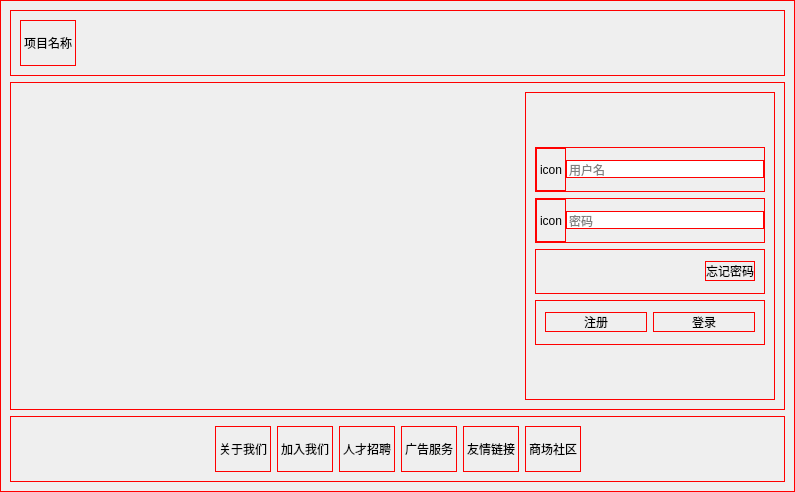
<?xml version="1.0" encoding="UTF-8"?>
<ui version="4.0">
 <class>Form</class>
 <widget class="QWidget" name="Form">
  <property name="geometry">
   <rect>
    <x>0</x>
    <y>0</y>
    <width>795</width>
    <height>492</height>
   </rect>
  </property>
  <property name="windowTitle">
   <string>Form</string>
  </property>
  <property name="styleSheet">
   <string notr="true">QWidget{
	border:1px solid red;
}</string>
  </property>
  <layout class="QHBoxLayout" name="horizontalLayout">
   <property name="spacing">
    <number>0</number>
   </property>
   <property name="leftMargin">
    <number>0</number>
   </property>
   <property name="topMargin">
    <number>0</number>
   </property>
   <property name="rightMargin">
    <number>0</number>
   </property>
   <property name="bottomMargin">
    <number>0</number>
   </property>
   <item>
    <widget class="QFrame" name="frame">
     <property name="styleSheet">
      <string notr="true"/>
     </property>
     <property name="frameShape">
      <enum>QFrame::StyledPanel</enum>
     </property>
     <property name="frameShadow">
      <enum>QFrame::Raised</enum>
     </property>
     <layout class="QVBoxLayout" name="verticalLayout" stretch="1,5,1">
      <item>
       <widget class="QFrame" name="frame_title">
        <property name="frameShape">
         <enum>QFrame::StyledPanel</enum>
        </property>
        <property name="frameShadow">
         <enum>QFrame::Raised</enum>
        </property>
        <layout class="QHBoxLayout" name="horizontalLayout_8">
         <item alignment="Qt::AlignLeft">
          <widget class="QLabel" name="label_9">
           <property name="text">
            <string>项目名称</string>
           </property>
          </widget>
         </item>
        </layout>
       </widget>
      </item>
      <item>
       <widget class="QFrame" name="frame_backgorund">
        <property name="frameShape">
         <enum>QFrame::StyledPanel</enum>
        </property>
        <property name="frameShadow">
         <enum>QFrame::Raised</enum>
        </property>
        <layout class="QHBoxLayout" name="horizontalLayout_3" stretch="2,1">
         <item alignment="Qt::AlignBottom">
          <widget class="QFrame" name="frame_blank">
           <property name="frameShape">
            <enum>QFrame::StyledPanel</enum>
           </property>
           <property name="frameShadow">
            <enum>QFrame::Raised</enum>
           </property>
          </widget>
         </item>
         <item>
          <widget class="QFrame" name="frame_login">
           <property name="frameShape">
            <enum>QFrame::StyledPanel</enum>
           </property>
           <property name="frameShadow">
            <enum>QFrame::Raised</enum>
           </property>
           <layout class="QVBoxLayout" name="verticalLayout_2" stretch="1,1,1,1,1,1">
            <item>
             <spacer name="verticalSpacer_2">
              <property name="orientation">
               <enum>Qt::Vertical</enum>
              </property>
              <property name="sizeHint" stdset="0">
               <size>
                <width>20</width>
                <height>40</height>
               </size>
              </property>
             </spacer>
            </item>
            <item>
             <widget class="QFrame" name="frame_2">
              <property name="frameShape">
               <enum>QFrame::StyledPanel</enum>
              </property>
              <property name="frameShadow">
               <enum>QFrame::Raised</enum>
              </property>
              <layout class="QHBoxLayout" name="horizontalLayout_4">
               <property name="spacing">
                <number>0</number>
               </property>
               <property name="leftMargin">
                <number>0</number>
               </property>
               <property name="topMargin">
                <number>0</number>
               </property>
               <property name="rightMargin">
                <number>0</number>
               </property>
               <property name="bottomMargin">
                <number>0</number>
               </property>
               <item>
                <widget class="QLabel" name="label_7">
                 <property name="text">
                  <string>icon</string>
                 </property>
                </widget>
               </item>
               <item>
                <widget class="QLineEdit" name="lineEdit">
                 <property name="placeholderText">
                  <string>用户名</string>
                 </property>
                </widget>
               </item>
              </layout>
             </widget>
            </item>
            <item>
             <widget class="QFrame" name="frame_3">
              <property name="frameShape">
               <enum>QFrame::StyledPanel</enum>
              </property>
              <property name="frameShadow">
               <enum>QFrame::Raised</enum>
              </property>
              <layout class="QHBoxLayout" name="horizontalLayout_5">
               <property name="spacing">
                <number>0</number>
               </property>
               <property name="leftMargin">
                <number>0</number>
               </property>
               <property name="topMargin">
                <number>0</number>
               </property>
               <property name="rightMargin">
                <number>0</number>
               </property>
               <property name="bottomMargin">
                <number>0</number>
               </property>
               <item>
                <widget class="QLabel" name="label_8">
                 <property name="text">
                  <string>icon</string>
                 </property>
                </widget>
               </item>
               <item>
                <widget class="QLineEdit" name="lineEdit_2">
                 <property name="placeholderText">
                  <string>密码</string>
                 </property>
                </widget>
               </item>
              </layout>
             </widget>
            </item>
            <item>
             <widget class="QFrame" name="frame_4">
              <property name="frameShape">
               <enum>QFrame::StyledPanel</enum>
              </property>
              <property name="frameShadow">
               <enum>QFrame::Raised</enum>
              </property>
              <layout class="QHBoxLayout" name="horizontalLayout_7">
               <item alignment="Qt::AlignRight">
                <widget class="QPushButton" name="pushButton_4">
                 <property name="text">
                  <string>忘记密码</string>
                 </property>
                </widget>
               </item>
              </layout>
             </widget>
            </item>
            <item>
             <widget class="QFrame" name="frame_5">
              <property name="frameShape">
               <enum>QFrame::StyledPanel</enum>
              </property>
              <property name="frameShadow">
               <enum>QFrame::Raised</enum>
              </property>
              <layout class="QHBoxLayout" name="horizontalLayout_6">
               <item>
                <widget class="QPushButton" name="pushButton_toRegister">
                 <property name="text">
                  <string>注册</string>
                 </property>
                </widget>
               </item>
               <item>
                <widget class="QPushButton" name="pushButton_login">
                 <property name="text">
                  <string>登录</string>
                 </property>
                </widget>
               </item>
              </layout>
             </widget>
            </item>
            <item>
             <spacer name="verticalSpacer">
              <property name="orientation">
               <enum>Qt::Vertical</enum>
              </property>
              <property name="sizeHint" stdset="0">
               <size>
                <width>20</width>
                <height>40</height>
               </size>
              </property>
             </spacer>
            </item>
           </layout>
          </widget>
         </item>
        </layout>
       </widget>
      </item>
      <item>
       <widget class="QFrame" name="frame_other">
        <property name="frameShape">
         <enum>QFrame::StyledPanel</enum>
        </property>
        <property name="frameShadow">
         <enum>QFrame::Raised</enum>
        </property>
        <layout class="QHBoxLayout" name="horizontalLayout_2">
         <item>
          <spacer name="horizontalSpacer">
           <property name="orientation">
            <enum>Qt::Horizontal</enum>
           </property>
           <property name="sizeHint" stdset="0">
            <size>
             <width>186</width>
             <height>20</height>
            </size>
           </property>
          </spacer>
         </item>
         <item>
          <widget class="QLabel" name="label">
           <property name="text">
            <string>关于我们</string>
           </property>
          </widget>
         </item>
         <item>
          <widget class="QLabel" name="label_2">
           <property name="text">
            <string>加入我们</string>
           </property>
          </widget>
         </item>
         <item>
          <widget class="QLabel" name="label_3">
           <property name="text">
            <string>人才招聘</string>
           </property>
          </widget>
         </item>
         <item>
          <widget class="QLabel" name="label_4">
           <property name="text">
            <string>广告服务</string>
           </property>
          </widget>
         </item>
         <item>
          <widget class="QLabel" name="label_5">
           <property name="text">
            <string>友情链接</string>
           </property>
          </widget>
         </item>
         <item>
          <widget class="QLabel" name="label_6">
           <property name="text">
            <string>商场社区</string>
           </property>
          </widget>
         </item>
         <item>
          <spacer name="horizontalSpacer_2">
           <property name="orientation">
            <enum>Qt::Horizontal</enum>
           </property>
           <property name="sizeHint" stdset="0">
            <size>
             <width>185</width>
             <height>20</height>
            </size>
           </property>
          </spacer>
         </item>
        </layout>
       </widget>
      </item>
     </layout>
    </widget>
   </item>
  </layout>
 </widget>
 <resources/>
 <connections/>
</ui>
